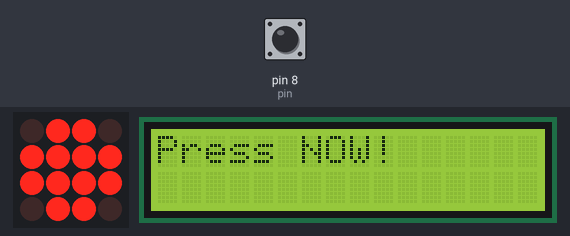
Simulated run of this sketch. Board: Arduino Uno, built with avr-gcc and run on an emulated ATmega328P. On the bench: 4×4 LED matrix, 16×2 character LCD. Wiring (inferred from the names in the program): LED matrix (orientation assumed): rows pin 10, pin 13, pin 12, pin 11; columns A1, A3, A0, A2. The test bench sets the inputs (shaded band); at power-on: pin 8 (pin) HIGH. Random numbers use the default seed unless the sketch sets one.

Above: at 3.2 s.
3.3 s: pin 8 (pin) pulled LOW for 0.15 s
At 3.9 s:
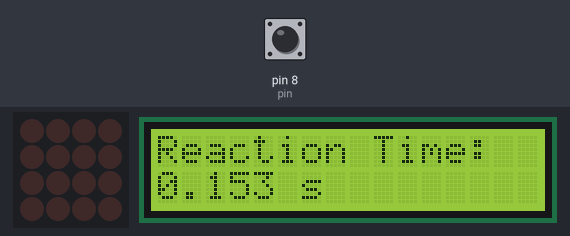
6.4 s: pin 8 (pin) pulled LOW for 3.2 s
At 8.8 s:
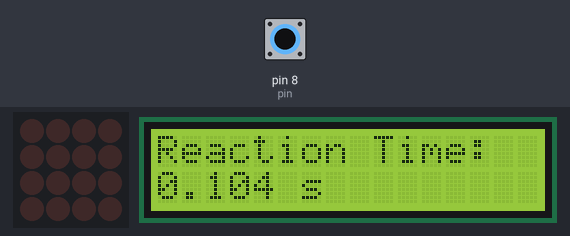
12.6 s: pin 8 (pin) pulled LOW for 1 s
At 16.2 s:
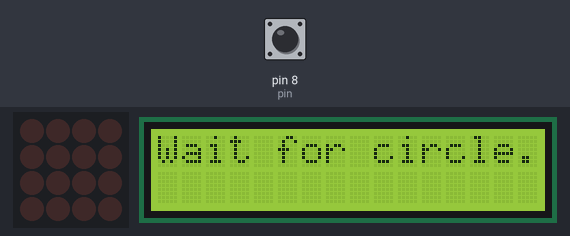
Timing chart, 0 to 17.7 s (numbered marks = the images above; inputs shaded):
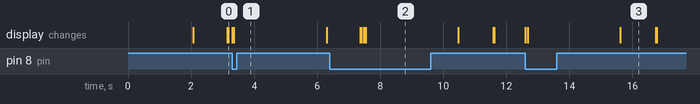

The sketch:

05_reaction_game_led_matrix.ino
```cpp
#include <LiquidCrystal.h>

/**
 * @brief Configuration for the LED matrix (4x4)
 */
namespace MatrixConfig {
  constexpr int ROW_COUNT = 4;
  constexpr int COL_COUNT = 4;

  // Row pins (anodes) — R3, R4, R5, R6
  constexpr int rowPins[ROW_COUNT] = {10, 13, 12, 11};

  // Column pins (cathodes) — C3, C4, C5, C6
  constexpr int colPins[COL_COUNT] = {A1, A3, A0, A2};
}

/**
 * @brief LCD configuration (16x2)
 */
namespace LCDConfig {
  constexpr int RS = 7;
  constexpr int EN = 6;
  constexpr int D4 = 5;
  constexpr int D5 = 4;
  constexpr int D6 = 3;
  constexpr int D7 = 2;
  constexpr int WIDTH = 16;
  constexpr int HEIGHT = 2;
}

/**
 * @brief Button configuration
 */
namespace ButtonConfig {
  constexpr int pin = 8;
}

/**
 * @brief Circle pattern (4x4 LED matrix)
 */
constexpr byte circlePattern[MatrixConfig::ROW_COUNT] = {
  B0110,  // Row 0: C4, C5
  B1111,  // Row 1: C3, C4, C5, C6
  B1111,  // Row 2: C3, C4, C5, C6
  B0110   // Row 3: C4, C5
};

/**
 * @brief Game state machine
 */
enum class GameState {
  WaitRandomDelay,
  ShowCircle,
  WaitForButton,
  ShowResult
};

// --- Global variables ---
LiquidCrystal lcd(
  LCDConfig::RS, LCDConfig::EN,
  LCDConfig::D4, LCDConfig::D5,
  LCDConfig::D6, LCDConfig::D7
);

GameState currentState = GameState::WaitRandomDelay;

unsigned long stateStartTime = 0;
unsigned long circleShownTime = 0;
unsigned long reactionTime = 0;

unsigned long lastMatrixUpdate = 0;
int currentRow = 0;

// === Setup ===
void setup() {
  lcd.begin(LCDConfig::WIDTH, LCDConfig::HEIGHT);
  lcd.print("Reaction Game");

  pinMode(ButtonConfig::pin, INPUT_PULLUP);

  for (int i = 0; i < MatrixConfig::ROW_COUNT; ++i) {
    pinMode(MatrixConfig::rowPins[i], OUTPUT);
    pinMode(MatrixConfig::colPins[i], OUTPUT);
  }

  delay(2000);
  lcd.clear();

  stateStartTime = millis();
}

// === Main loop ===
void loop() {
  // LED matrix refresh (≈ 125 Hz)
  if (millis() - lastMatrixUpdate >= 2) {
    updateMatrix();
    lastMatrixUpdate = millis();
  }

  // Game state machine logic
  switch (currentState) {
    case GameState::WaitRandomDelay:
      handleWaitRandomDelay();
      break;

    case GameState::ShowCircle:
      handleShowCircle();
      break;

    case GameState::WaitForButton:
      handleWaitForButton();
      break;

    case GameState::ShowResult:
      handleShowResult();
      break;
  }
}

// === FSM Handlers ===

void handleWaitRandomDelay() {
  lcd.setCursor(0, 0);
  lcd.print("Wait for circle...");

  constexpr unsigned long minDelayMs = 1000;
  constexpr unsigned long maxDelayMs = 5000;

  if (millis() - stateStartTime >= random(minDelayMs, maxDelayMs)) {
    circleShownTime = millis();
    lcd.clear();
    lcd.setCursor(0, 0);
    lcd.print("Press NOW!");

    currentState = GameState::ShowCircle;
    stateStartTime = millis();
  }
}

void handleShowCircle() {
  // Transition immediately to waiting for button (but after displaying text)
  if (millis() - stateStartTime >= 100) { // Prevent accidental early press
    currentState = GameState::WaitForButton;
  }
}

void handleWaitForButton() {
  if (digitalRead(ButtonConfig::pin) == LOW) {
    reactionTime = millis() - circleShownTime;

    lcd.clear();
    lcd.setCursor(0, 0);
    lcd.print("Reaction Time:");

    lcd.setCursor(0, 1);
    lcd.print(reactionTime / 1000.0, 3);
    lcd.print(" s");

    currentState = GameState::ShowResult;
    stateStartTime = millis();
  }
}

void handleShowResult() {
  constexpr unsigned long resultDisplayTime = 3000;
  if (millis() - stateStartTime >= resultDisplayTime) {
    lcd.clear();
    currentState = GameState::WaitRandomDelay;
    stateStartTime = millis();
  }
}

// === LED Matrix Multiplexing ===

void updateMatrix() {
  const byte* img = (currentState == GameState::ShowCircle ||
                     currentState == GameState::WaitForButton)
                     ? circlePattern : nullptr;

  // Turn off all rows and columns
  for (int i = 0; i < MatrixConfig::ROW_COUNT; ++i) {
    digitalWrite(MatrixConfig::colPins[i], HIGH); // Cathodes OFF
    digitalWrite(MatrixConfig::rowPins[i], LOW);  // Anodes OFF
  }

  if (img) {
    int row = currentRow;

    // Set columns for current row
    for (int col = 0; col < MatrixConfig::COL_COUNT; ++col) {
      bool pixelOn = bitRead(img[row], 3 - col);
      digitalWrite(MatrixConfig::colPins[col], pixelOn ? LOW : HIGH);
    }

    digitalWrite(MatrixConfig::rowPins[row], HIGH); // Activate row

    delayMicroseconds(1000); // Short pulse for visibility
    digitalWrite(MatrixConfig::rowPins[row], LOW);  // Deactivate row
  }

  currentRow = (currentRow + 1) % MatrixConfig::ROW_COUNT;
}
```

Measured:
- after the input at 3.3 s, the display: first changes at once (image 1 shows a later state)
- after the input at 12.6 s, the display: first changes at once (image 3 shows a later state)
